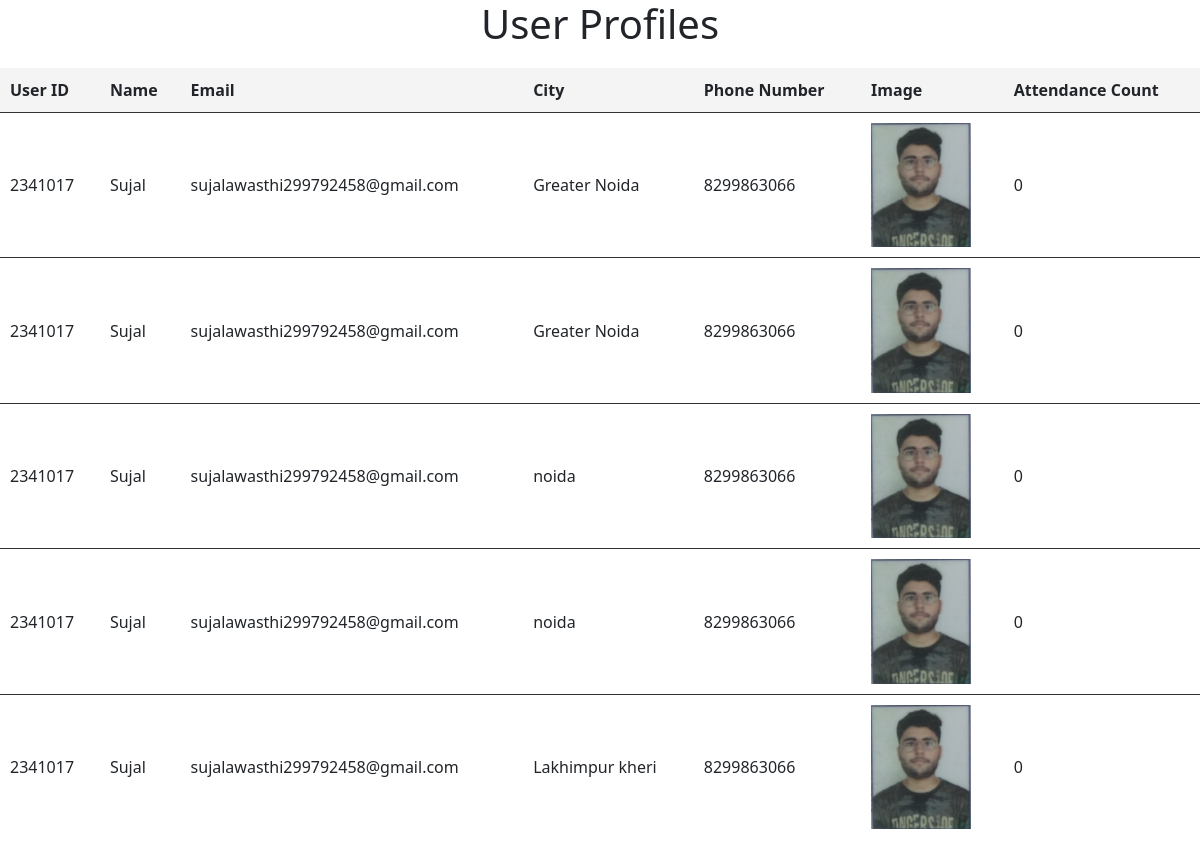
Screenshot of /view_profiles with the database file from the repository.
### attendance_app/models.py (models this page shows)
class UserProfile(models.Model):
    user_id = models.CharField(max_length=10)
    user_name = models.CharField(max_length=100)
    user_img = models.ImageField(upload_to='user_images')
    user_email = models.EmailField()
    user_city = models.CharField(max_length=50)
    user_phone_no = models.CharField(max_length=100)
    user_zip_code = models.IntegerField()
    user_Attendance_Count= models.IntegerField(default=0,blank=True)

### attendance_app/views.py (the view)
# urls.py: path('view_profiles',views.view_profiles,name='view_profiles'),
def view_profiles(request):
    user_profiles = UserProfile.objects.all()
    return render(request, 'view_profiles.html', {'user_profiles': user_profiles})

### templates/view_profiles.html (shortened to what this page needs)
{% load static %}
<!doctype html>
<html lang="en">
<head>
    <link href="{% static 'css/bootstrap.min.css' %}" rel="stylesheet">
</head>
<body>
  <center><h1>User Profiles</h1></center>
    <center>
    <table>
        <tr>
            <th>User ID</th>
            <th>Name</th>
            <th>Email</th>
            <th>City</th>
            <th>Phone Number</th>
            <th>Image</th>
            <th>Attendance Count</th>
        </tr>
        {% for profile in user_profiles %}
        <tr>
            <td>{{ profile.user_id }}</td>
            <td>{{ profile.user_name }}</td>
            <td>{{ profile.user_email }}</td>
            <td>{{ profile.user_city }}</td>
            <td>{{ profile.user_phone_no }}</td>
            <td>
                {% if profile.user_img %}
                    <img src="{{ profile.user_img.url }}" alt="User Image" width="100" />
                {% else %}
                    No image available
                {% endif %}
            </td>
            <td>{{profile.user_Attendance_Count}}</td>
        </tr>
        {% endfor %}
    </table>
</center>
</body>
</html>

### templates/view_profiles.html (style rules this page uses)
table { border-collapse: collapse; width: 100%; margin: 20px 0; }
th, td { padding: 10px; text-align: left; }
th { background-color: #f4f4f4; }
tbody tr { border-bottom: 1px solid #333; }
tbody tr:last-child { border-bottom: none; }

### rows the page displays
UserProfile: user_id "2341017", user_name "Sujal", user_email "sujalawasthi299792458@gmail.com", user_city "Greater Noida", user_phone_no "8299863066", user_img (picture), user_Attendance_Count "0"
UserProfile: user_id "2341017", user_name "Sujal", user_email "sujalawasthi299792458@gmail.com", user_city "Greater Noida", user_phone_no "8299863066", user_img (picture), user_Attendance_Count "0"
UserProfile: user_id "2341017", user_name "Sujal", user_email "sujalawasthi299792458@gmail.com", user_city "noida", user_phone_no "8299863066", user_img (picture), user_Attendance_Count "0"
UserProfile: user_id "2341017", user_name "Sujal", user_email "sujalawasthi299792458@gmail.com", user_city "noida", user_phone_no "8299863066", user_img (picture), user_Attendance_Count "0"
UserProfile: user_id "2341017", user_name "Sujal", user_email "sujalawasthi299792458@gmail.com", user_city "Lakhimpur kheri", user_phone_no "8299863066", user_img (picture), user_Attendance_Count "0"
